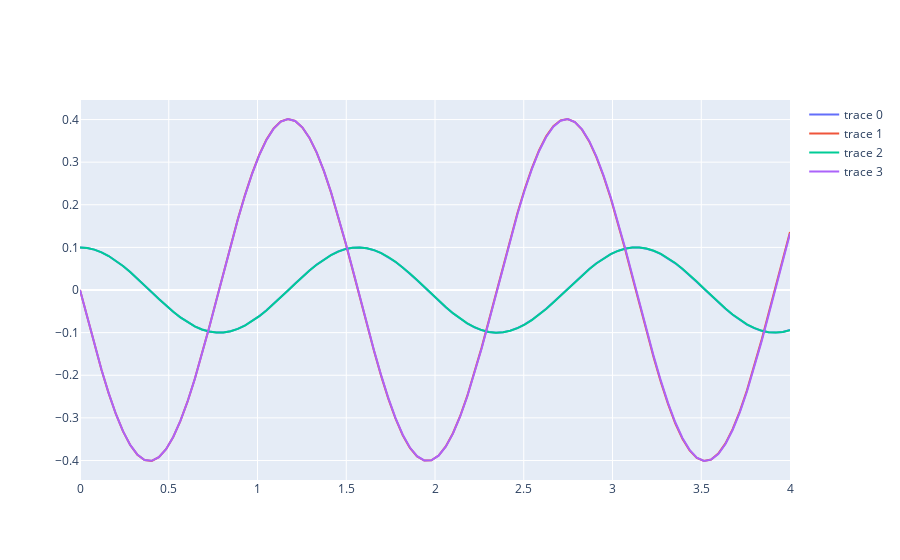

The code cell stored with this chart in its notebook:
### Code cell
fig = go.Figure()
fig.add_scatter(x=t_eval, y=res.y[0])
fig.add_scatter(x=t_eval, y=res.y[1])
fig.add_scatter(x=t_eval, y=res.y[2])
fig.add_scatter(x=t_eval, y=res.y[3])
